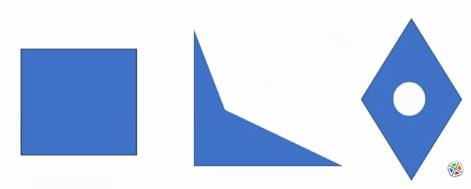
#> input picture image/image_for_shape_test.JPG, 471 x 189 px, found by its file name
$ python example_shape_detect.py
#> lines starting #> are read from the running program, lines starting #| are printed output that depends on the picture; after the words box and inside, x2 and y2 are one past the last pixel; in counts of white or black regions, pixels touching at a corner belong together
import cv2 as cv


# 컨투어 영역 내에 텍스트를 출력하는 함수
def setLabel(image, str, contour):
    # 주어진 문자열 외곽을 둘러쌀 수 있는 너비높이 계산
    (text_width, text_height), baseline = cv.getTextSize(str, cv.FONT_HERSHEY_SIMPLEX, 0.7, 1)

    # 컨투어 외곽을 둘러쌀 수 있는 위치너비높이 계산
    x, y, width, height = cv.boundingRect(contour)

    # 컨투어 외곽을 둘러싸는 박스의 정중앙에 텍스트와 텍스트박스 출력
    pt_x = x + int((width - text_width) / 2)
    pt_y = y + int((height + text_height) / 2)
    cv.rectangle(image, (pt_x, pt_y + baseline), (pt_x + text_width, pt_y - text_height), (200, 200, 200), cv.FILLED)
    cv.putText(image, str, (pt_x, pt_y), cv.FONT_HERSHEY_SIMPLEX, 0.7, (0, 0, 0), 1, 8)


# 도형 검출에서 컬러는 필요없어서 바로 그레이스케일로
# 해도 되지만 보다 직관적인 이해를 위해 컬러로 함
img_color = cv.imread('image/image_for_shape_test.jpg', cv.IMREAD_COLOR)
#> img_color is the input picture: shape (189, 471, 3); mean B, G, R 235.3, 211.2, 196.7
cv.imshow('Color', img_color)
cv.waitKey(0)

# 그레이스케일로 변환
img_gray = cv.cvtColor(img_color, cv.COLOR_BGR2GRAY)
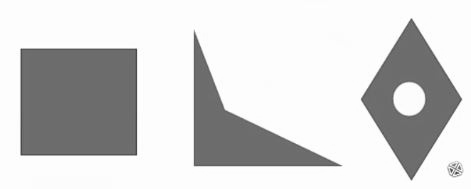
#> img_gray: shape (189, 471); min 62, max 255, mean 209.7
cv.imshow('Gray', img_gray)
cv.waitKey(0)

# 이진화, 컨투어하는 영역이 흰색이 되고, 배경이 검은색이 되어야 함
ret, img_binary = cv.threshold(img_gray, 127, 255, cv.THRESH_BINARY_INV | cv.THRESH_OTSU)
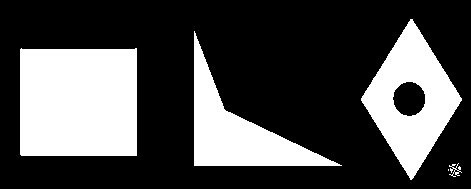
#> img_binary: shape (189, 471); 29.6% white; 5 white regions (1 under 20 px)
#> ret = 180
cv.imshow('result', img_binary)
cv.waitKey(0)

# 바이너리 이미지에서 컨투어(경계) 검출
# cv.RETR_EXTERNAL 옵션으로 외곽 컨투어만 검출
# cv.CHAIN_APPROX_SIMPLE 옵션으로 검출되는 컨투어의 구성점 개수를 줄임
contours, hierarchy = cv.findContours(img_binary, cv.RETR_EXTERNAL, cv.CHAIN_APPROX_SIMPLE)
#> contours = 5 contours, 1 with area under 20; largest, box (x1, y1, x2, y2) and area: (20, 48, 137, 156) 12298, (361, 19, 462, 180) 8148, (194, 31, 342, 166) 6057, (449, 163, 462, 177) 28

# 검출된 컨투어를 직선으로 근사화
for cnt in contours:
    size = len(cnt)
    print(size)     # 컨투어하기 전 직선 개수

    epsilon = 0.005 * cv.arcLength(cnt, True)
    approx = cv.approxPolyDP(cnt, epsilon, True)
    size = len(approx)
    print(size)     # 컨투어한 후 직선 개수

    cv.line(img_color, tuple(approx[0][0]), tuple(approx[size-1][0]), (0, 255, 0), 3)
    for k in range(size-1):
        cv.line(img_color, tuple(approx[k][0]), tuple(approx[k+1][0]), (0, 255, 0), 3)

    if cv.isContourConvex(approx):  # 오목하게 들어간 도형을 잘못 판단하지 않게 하기 위한 조건문
        # 근사화된 직선 개수를 사용하여 컨투어 내부에 도형 이름 출력
        if size == 3:
            setLabel(img_color, 'triangle', cnt)
        elif size == 4:
            setLabel(img_color, 'rectangle', cnt)
        elif size == 5:
            setLabel(img_color, 'pentagon', cnt)
        elif size == 6:
            setLabel(img_color, 'hexagon', cnt)
        elif size == 8:
            setLabel(img_color, 'octagon', cnt)
        elif size == 10:
            setLabel(img_color, 'decagon', cnt)
        else:
            setLabel(img_color, str(size), cnt)
    else:
        setLabel(img_color, str(size), cnt)
#> this loop made 5 passes
#> (epsilon, approx) on passes 1, 3, 4, 5: (0.01, [[448, 169], [448, 170]]), (2.23, [[20, 49], [21, 155], [136, 155], [136, 48]]), (2.56, [[194, 31], [194, 165], [341, 165], [226, 111]]), (2.02, [[412, 19], [361, 98], [410, 179], [461, 100]])
#> epsilon on pass 2: 0.568
#| 2
#| 2
#| 81
#| 38
#| 9
#| 4
#| 171
#| 4
#| 243
#| 4
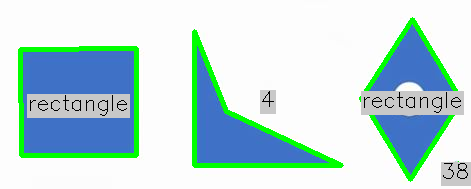
#> img_color: shape (189, 471, 3); 13.72% of pixels changed, all inside (x1, y1, x2, y2) = (18, 17, 471, 186)

    # 도형 옆에 직선 개수 출력
    # cv.putText(img_color, str(size), (50, 50), cv.FONT_HERSHEY_SIMPLEX, 1, (0, 0, 0), 3, 8)

cv.imshow('result', img_color)
cv.waitKey(0)

$ run again, with image/chessboard.JPG copied over image/image_for_shape_test.JPG
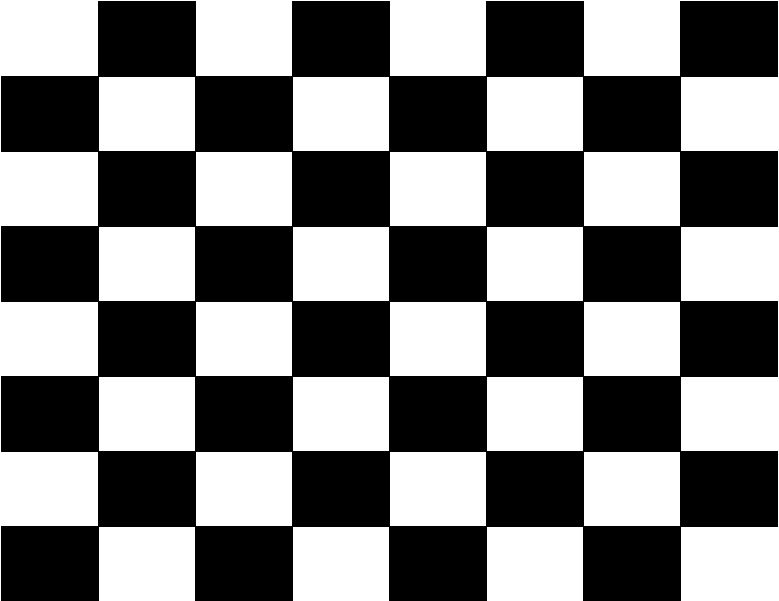
#> input picture image/chessboard.JPG, 779 x 601 px, found by its file name
#> img_color is the input picture: shape (601, 779, 3); min 0, max 255, mean 125.4
#> `ret, img_binary = cv.threshold(img_gray, 127, 255, cv.THRESH_BINARY_IN..`:
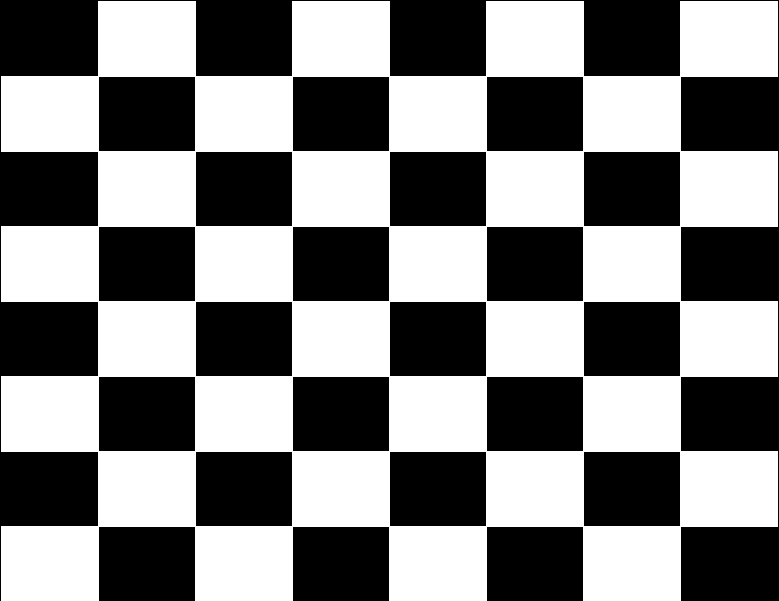
#> img_binary: shape (601, 779); 50.8% white; 22 black regions
#> ret = 29
#> contours = 1 contour; box (x1, y1, x2, y2) and area: (1, 1, 778, 601) 363375
#> the loop `for cnt in contours:` made 1 pass
#> epsilon on pass 1: 23.96
#> (printed output is left out)
#> after the loop `for cnt in contours:`:
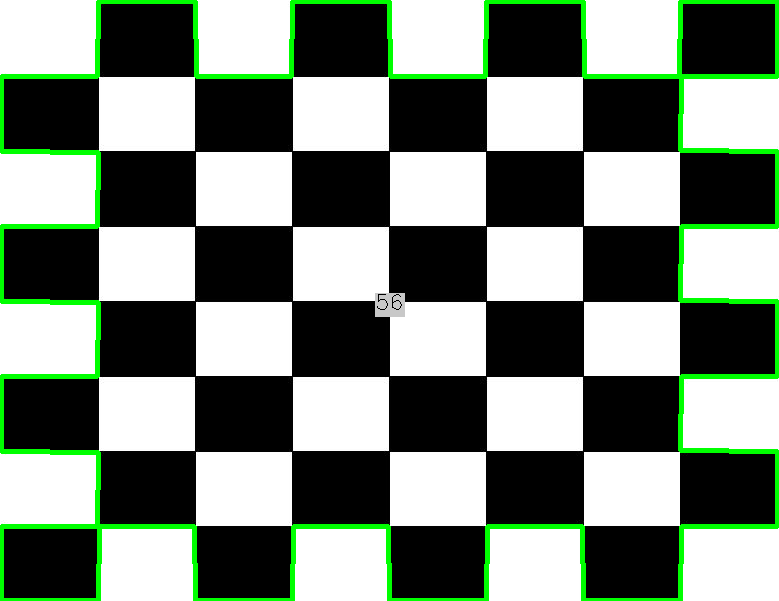
#> img_color: shape (601, 779, 3); 4.83% of pixels changed, all inside (x1, y1, x2, y2) = (0, 0, 779, 601)
